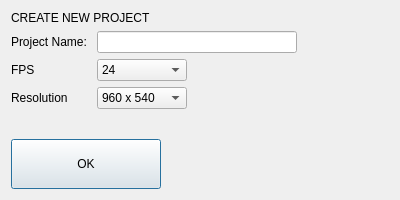
<?xml version="1.0" encoding="UTF-8"?>
<ui version="4.0">
 <class>Dialog</class>
 <widget class="QDialog" name="Dialog">
  <property name="enabled">
   <bool>true</bool>
  </property>
  <property name="geometry">
   <rect>
    <x>0</x>
    <y>0</y>
    <width>400</width>
    <height>200</height>
   </rect>
  </property>
  <property name="minimumSize">
   <size>
    <width>400</width>
    <height>200</height>
   </size>
  </property>
  <property name="maximumSize">
   <size>
    <width>400</width>
    <height>200</height>
   </size>
  </property>
  <property name="windowTitle">
   <string>Create New Project</string>
  </property>
  <property name="styleSheet">
   <string notr="true">QProgressBar:horizontal {
    border: 1px solid #3A3939;
    text-align: center;
    padding: 1px;
    background: #201F1F;
}
QProgressBar::chunk:horizontal {
    background-color: qlineargradient(spread:reflect, x1:1, y1:0.545, x2:1, y2:0, stop:0 rgba(28, 66, 111, 255), stop:1 rgba(37, 87, 146, 255));
}

QToolTip
{
    border: 1px solid #3A3939;
    background-color: rgb(90, 102, 117);;
    color: white;
    padding: 1px;
    opacity: 200;
}

QWidget
{
    color: silver;
    background-color: #302F2F;
    selection-background-color:#3d8ec9;
    selection-color: black;
    background-clip: border;
    border-image: none;
    outline: 0;
}

QWidget:item:hover
{
    background-color: #78879b;
    color: black;
}

QWidget:item:selected
{
    background-color: #3d8ec9;
}

QCheckBox
{
    spacing: 5px;
    outline: none;
    color: #bbb;
    margin-bottom: 2px;
}

QCheckBox:disabled
{
    color: #777777;
}
QCheckBox::indicator,
QGroupBox::indicator
{
    width: 18px;
    height: 18px;
}
QGroupBox::indicator
{
    margin-left: 2px;
}

QCheckBox::indicator:unchecked,
QCheckBox::indicator:unchecked:hover,
QGroupBox::indicator:unchecked,
QGroupBox::indicator:unchecked:hover
{
    image: url(:/dark_blue/img/checkbox_unchecked.png);
}

QCheckBox::indicator:unchecked:focus,
QCheckBox::indicator:unchecked:pressed,
QGroupBox::indicator:unchecked:focus,
QGroupBox::indicator:unchecked:pressed
{
  border: none;
    image: url(:/dark_blue/img/checkbox_unchecked_focus.png);
}

QCheckBox::indicator:checked,
QCheckBox::indicator:checked:hover,
QGroupBox::indicator:checked,
QGroupBox::indicator:checked:hover
{
    image: url(:/dark_blue/img/checkbox_checked.png);
}

QCheckBox::indicator:checked:focus,
QCheckBox::indicator:checked:pressed,
QGroupBox::indicator:checked:focus,
QGroupBox::indicator:checked:pressed
{
  border: none;
    image: url(:/dark_blue/img/checkbox_checked_focus.png);
}

QCheckBox::indicator:indeterminate,
QCheckBox::indicator:indeterminate:hover,
QCheckBox::indicator:indeterminate:pressed
QGroupBox::indicator:indeterminate,
QGroupBox::indicator:indeterminate:hover,
QGroupBox::indicator:indeterminate:pressed
{
    image: url(:/dark_blue/img/checkbox_indeterminate.png);
}

QCheckBox::indicator:indeterminate:focus,
QGroupBox::indicator:indeterminate:focus
{
    image: url(:/dark_blue/img/checkbox_indeterminate_focus.png);
}

QCheckBox::indicator:checked:disabled,
QGroupBox::indicator:checked:disabled
{
    image: url(:/dark_blue/img/checkbox_checked_disabled.png);
}

QCheckBox::indicator:unchecked:disabled,
QGroupBox::indicator:unchecked:disabled
{
    image: url(:/dark_blue/img/checkbox_unchecked_disabled.png);
}

QRadioButton
{
    spacing: 5px;
    outline: none;
    color: #bbb;
    margin-bottom: 2px;
}

QRadioButton:disabled
{
    color: #777777;
}
QRadioButton::indicator
{
    width: 21px;
    height: 21px;
}

QRadioButton::indicator:unchecked,
QRadioButton::indicator:unchecked:hover
{
    image: url(:/dark_blue/img/radio_unchecked.png);
}

QRadioButton::indicator:unchecked:focus,
QRadioButton::indicator:unchecked:pressed
{
  border: none;
  outline: none;
    image: url(:/dark_blue/img/radio_unchecked_focus.png);
}

QRadioButton::indicator:checked,
QRadioButton::indicator:checked:hover
{
  border: none;
  outline: none;
    image: url(:/dark_blue/img/radio_checked.png);
}

QRadioButton::indicator:checked:focus,
QRadioButton::indicato::menu-arrowr:checked:pressed
{
  border: none;
  outline: none;
    image: url(:/dark_blue/img/radio_checked_focus.png);
}

QRadioButton::indicator:indeterminate,
QRadioButton::indicator:indeterminate:hover,
QRadioButton::indicator:indeterminate:pressed
{
        image: url(:/dark_blue/img/radio_indeterminate.png);
}

QRadioButton::indicator:checked:disabled
{
  outline: none;
  image: url(:/dark_blue/img/radio_checked_disabled.png);
}

QRadioButton::indicator:unchecked:disabled
{
    image: url(:/dark_blue/img/radio_unchecked_disabled.png);
}


QMenuBar
{
    background-color: #302F2F;
    color: silver;
}

QMenuBar::item
{
    background: transparent;
}

QMenuBar::item:selected
{
    background: transparent;
    border: 1px solid #3A3939;
}

QMenuBar::item:pressed
{
    border: 1px solid #3A3939;
    background-color: #3d8ec9;
    color: black;
    margin-bottom:-1px;
    padding-bottom:1px;
}

QMenu
{
    border: 1px solid #3A3939;
    color: silver;
    margin: 1px;
}

QMenu::icon
{
    margin: 1px;
}

QMenu::item
{
    padding: 2px 2px 2px 25px;
    margin-left: 5px;
    border: 1px solid transparent; /* reserve space for selection border */
}

QMenu::item:selected
{
    color: black;
}

QMenu::separator {
    height: 2px;
    background: lightblue;
    margin-left: 10px;
    margin-right: 5px;
}

QMenu::indicator {
    width: 16px;
    height: 16px;
}

/* non-exclusive indicator = check box style indicator
   (see QActionGroup::setExclusive) */
QMenu::indicator:non-exclusive:unchecked {
    image: url(:/dark_blue/img/checkbox_unchecked.png);
}

QMenu::indicator:non-exclusive:unchecked:selected {
    image: url(:/dark_blue/img/checkbox_unchecked_disabled.png);
}

QMenu::indicator:non-exclusive:checked {
    image: url(:/dark_blue/img/checkbox_checked.png);
}

QMenu::indicator:non-exclusive:checked:selected {
    image: url(:/dark_blue/img/checkbox_checked_disabled.png);
}

/* exclusive indicator = radio button style indicator (see QActionGroup::setExclusive) */
QMenu::indicator:exclusive:unchecked {
    image: url(:/dark_blue/img/radio_unchecked.png);
}

QMenu::indicator:exclusive:unchecked:selected {
    image: url(:/dark_blue/img/radio_unchecked_disabled.png);
}

QMenu::indicator:exclusive:checked {
    image: url(:/dark_blue/img/radio_checked.png);
}

QMenu::indicator:exclusive:checked:selected {
    image: url(:/dark_blue/img/radio_checked_disabled.png);
}

QMenu::right-arrow {
    margin: 5px;
    image: url(:/dark_blue/img/right_arrow.png)
}


QWidget:disabled
{
    color: #808080;
    background-color: #302F2F;
}

QAbstractItemView
{
    alternate-background-color: #3A3939;
    color: silver;
    border: 1px solid 3A3939;
    border-radius: 2px;
    padding: 1px;
}

QWidget:focus, QMenuBar:focus
{
    border: 1px solid #78879b;
}

QTabWidget:focus, QCheckBox:focus, QRadioButton:focus, QSlider:focus
{
    border: none;
}

QLineEdit
{
    background-color: #201F1F;
    padding: 2px;
    border-style: solid;
    border: 1px solid #3A3939;
    border-radius: 2px;
    color: silver;
}

QGroupBox {
    border:1px solid #3A3939;
    border-radius: 2px;
    margin-top: 20px;
    background-color: #302F2F;
    color: silver;
}

QGroupBox::title {
    subcontrol-origin: margin;
    subcontrol-position: top center;
    padding-left: 10px;
    padding-right: 10px;
    padding-top: 10px;
}

QAbstractScrollArea
{
    border-radius: 2px;
    border: 1px solid #3A3939;
    background-color: transparent;
}

QScrollBar:horizontal
{
    height: 15px;
    margin: 3px 15px 3px 15px;
    border: 1px transparent #2A2929;
    border-radius: 4px;
    background-color: #2A2929;
}

QScrollBar::handle:horizontal
{
    background-color: #605F5F;
    min-width: 5px;
    border-radius: 4px;
}

QScrollBar::add-line:horizontal
{
    margin: 0px 3px 0px 3px;
    border-image: url(:/dark_blue/img/right_arrow_disabled.png);
    width: 10px;
    height: 10px;
    subcontrol-position: right;
    subcontrol-origin: margin;
}

QScrollBar::sub-line:horizontal
{
    margin: 0px 3px 0px 3px;
    border-image: url(:/dark_blue/img/left_arrow_disabled.png);
    height: 10px;
    width: 10px;
    subcontrol-position: left;
    subcontrol-origin: margin;
}

QScrollBar::add-line:horizontal:hover,QScrollBar::add-line:horizontal:on
{
    border-image: url(:/dark_blue/img/right_arrow.png);
    height: 10px;
    width: 10px;
    subcontrol-position: right;
    subcontrol-origin: margin;
}


QScrollBar::sub-line:horizontal:hover, QScrollBar::sub-line:horizontal:on
{
    border-image: url(:/dark_blue/img/left_arrow.png);
    height: 10px;
    width: 10px;
    subcontrol-position: left;
    subcontrol-origin: margin;
}

QScrollBar::up-arrow:horizontal, QScrollBar::down-arrow:horizontal
{
    background: none;
}


QScrollBar::add-page:horizontal, QScrollBar::sub-page:horizontal
{
    background: none;
}

QScrollBar:vertical
{
    background-color: #2A2929;
    width: 15px;
    margin: 15px 3px 15px 3px;
    border: 1px transparent #2A2929;
    border-radius: 4px;
}

QScrollBar::handle:vertical
{
    background-color: #605F5F;
    min-height: 5px;
    border-radius: 4px;
}

QScrollBar::sub-line:vertical
{
    margin: 3px 0px 3px 0px;
    border-image: url(:/dark_blue/img/up_arrow_disabled.png);
    height: 10px;
    width: 10px;
    subcontrol-position: top;
    subcontrol-origin: margin;
}

QScrollBar::add-line:vertical
{
    margin: 3px 0px 3px 0px;
    border-image: url(:/dark_blue/img/down_arrow_disabled.png);
    height: 10px;
    width: 10px;
    subcontrol-position: bottom;
    subcontrol-origin: margin;
}

QScrollBar::sub-line:vertical:hover,QScrollBar::sub-line:vertical:on
{

    border-image: url(:/dark_blue/img/up_arrow.png);
    height: 10px;
    width: 10px;
    subcontrol-position: top;
    subcontrol-origin: margin;
}


QScrollBar::add-line:vertical:hover, QScrollBar::add-line:vertical:on
{
    border-image: url(:/dark_blue/img/down_arrow.png);
    height: 10px;
    width: 10px;
    subcontrol-position: bottom;
    subcontrol-origin: margin;
}

QScrollBar::up-arrow:vertical, QScrollBar::down-arrow:vertical
{
    background: none;
}


QScrollBar::add-page:vertical, QScrollBar::sub-page:vertical
{
    background: none;
}

QTextEdit
{
    background-color: #201F1F;
    color: silver;
    border: 1px solid #3A3939;
}

QPlainTextEdit
{
    background-color: #201F1F;;
    color: silver;
    border-radius: 2px;
    border: 1px solid #3A3939;
}

QHeaderView::section
{
    background-color: #3A3939;
    color: silver;
    padding-left: 4px;
    border: 1px solid #6c6c6c;
}

QSizeGrip {
    image: url(:/dark_blue/img/sizegrip.png);
    width: 12px;
    height: 12px;
}

QMainWindow
{
    background-color: #302F2F;

}

QMainWindow::separator
{
    background-color: #302F2F;
    color: white;
    padding-left: 4px;
    spacing: 2px;
    border: 1px dashed #3A3939;
}

QMainWindow::separator:hover
{

    background-color: #787876;
    color: white;
    padding-left: 4px;
    border: 1px solid #3A3939;
    spacing: 2px;
}


QMenu::separator
{
    height: 1px;
    background-color: #3A3939;
    color: white;
    padding-left: 4px;
    margin-left: 10px;
    margin-right: 5px;
}


QFrame
{
    border-radius: 2px;
    border: 1px solid #444;
}

QFrame[frameShape=&quot;0&quot;]
{
    border-radius: 2px;
    border: 1px transparent #444;
}

QStackedWidget
{
    background-color: #302F2F;
    border: 1px transparent black;
}

QToolBar {
    border: 1px transparent #393838;
    background: 1px solid #302F2F;
    font-weight: bold;
}

QToolBar::handle:horizontal {
    image: url(:/dark_blue/img/Hmovetoolbar.png);
}
QToolBar::handle:vertical {
    image: url(:/dark_blue/img/Vmovetoolbar.png);
}
QToolBar::separator:horizontal {
    image: url(:/dark_blue/img/Hsepartoolbar.png);
}
QToolBar::separator:vertical {
    image: url(:/dark_blue/img/Vsepartoolbars.png);
}

QPushButton
{
    color: silver;
    background-color: #302F2F;
    border-width: 2px;
    border-color: #4A4949;
    border-style: solid;
    padding-top: 2px;
    padding-bottom: 2px;
    padding-left: 10px;
    padding-right: 10px;
    border-radius: 4px;
    /* outline: none; */
    /* min-width: 40px; */
}

QPushButton:disabled
{
    background-color: #302F2F;
    border-width: 2px;
    border-color: #3A3939;
    border-style: solid;
    padding-top: 2px;
    padding-bottom: 2px;
    padding-left: 10px;
    padding-right: 10px;
    /*border-radius: 2px;*/
    color: #808080;
}

QPushButton:focus {
    background-color: #3d8ec9;
    color: white;
}

QComboBox
{
    selection-background-color: #3d8ec9;
    background-color: #201F1F;
    border-style: solid;
    border: 1px solid #3A3939;
    border-radius: 2px;
    padding: 2px;
    min-width: 75px;
}

QPushButton:checked{
    background-color: #4A4949;
    border-color: #6A6969;
}

QPushButton:hover {
    border: 2px solid #78879b;
    color: silver;
}

QComboBox:hover, QAbstractSpinBox:hover,QLineEdit:hover,QTextEdit:hover,QPlainTextEdit:hover,QAbstractView:hover,QTreeView:hover
{
    border: 1px solid #78879b;
    color: silver;
}

QComboBox:on
{
    background-color: #626873;
    padding-top: 3px;
    padding-left: 4px;
    selection-background-color: #4a4a4a;
}

QComboBox QAbstractItemView
{
    background-color: #201F1F;
    border-radius: 2px;
    border: 1px solid #444;
    selection-background-color: #3d8ec9;
    color: silver;
}

QComboBox::drop-down
{
    subcontrol-origin: padding;
    subcontrol-position: top right;
    width: 15px;

    border-left-width: 0px;
    border-left-color: darkgray;
    border-left-style: solid;
    border-top-right-radius: 3px;
    border-bottom-right-radius: 3px;
}

QComboBox::down-arrow
{
    image: url(:/dark_blue/img/down_arrow_disabled.png);
}

QComboBox::down-arrow:on, QComboBox::down-arrow:hover,
QComboBox::down-arrow:focus
{
    image: url(:/dark_blue/img/down_arrow.png);
}

QPushButton:pressed
{
    background-color: #484846;
}

QAbstractSpinBox {
    padding-top: 2px;
    padding-bottom: 2px;
    border: 1px solid #3A3939;
    background-color: #201F1F;
    color: silver;
    border-radius: 2px;
    min-width: 75px;
}

QAbstractSpinBox:up-button
{
    background-color: transparent;
    subcontrol-origin: border;
    subcontrol-position: top right;
}

QAbstractSpinBox:down-button
{
    background-color: transparent;
    subcontrol-origin: border;
    subcontrol-position: bottom right;
}

QAbstractSpinBox::up-arrow,QAbstractSpinBox::up-arrow:disabled,QAbstractSpinBox::up-arrow:off {
    image: url(:/dark_blue/img/up_arrow_disabled.png);
    width: 10px;
    height: 10px;
}
QAbstractSpinBox::up-arrow:hover
{
    image: url(:/dark_blue/img/up_arrow.png);
}


QAbstractSpinBox::down-arrow,QAbstractSpinBox::down-arrow:disabled,QAbstractSpinBox::down-arrow:off
{
    image: url(:/dark_blue/img/down_arrow_disabled.png);
    width: 10px;
    height: 10px;
}
QAbstractSpinBox::down-arrow:hover
{
    image: url(:/dark_blue/img/down_arrow.png);
}


QLabel
{
    border: 0px solid black;
}

QTabWidget{
    border: 1px transparent black;
}

QTabWidget::pane {
    border: 1px solid #444;
    border-radius: 3px;
    padding: 3px;
}

QTabBar
{
    qproperty-drawBase: 0;
    left: 5px; /* move to the right by 5px */
}

QTabBar:focus
{
    border: 0px transparent black;
}

QTabBar::close-button  {
    image: url(:/dark_blue/img/close.png);
    background: transparent;
}

QTabBar::close-button:hover
{
    image: url(:/dark_blue/img/close-hover.png);
    background: transparent;
}

QTabBar::close-button:pressed {
    image: url(:/dark_blue/img/close-pressed.png);
    background: transparent;
}

/* TOP TABS */
QTabBar::tab:top {
    color: #b1b1b1;
    border: 1px solid #4A4949;
    border-bottom: 1px transparent black;
    background-color: #302F2F;
    padding: 5px;
    border-top-left-radius: 2px;
    border-top-right-radius: 2px;
}

QTabBar::tab:top:!selected
{
    color: #b1b1b1;
    background-color: #201F1F;
    border: 1px transparent #4A4949;
    border-bottom: 1px transparent #4A4949;
    border-top-left-radius: 0px;
    border-top-right-radius: 0px;
}

QTabBar::tab:top:!selected:hover {
    background-color: #48576b;
}

/* BOTTOM TABS */
QTabBar::tab:bottom {
    color: #b1b1b1;
    border: 1px solid #4A4949;
    border-top: 1px transparent black;
    background-color: #302F2F;
    padding: 5px;
    border-bottom-left-radius: 2px;
    border-bottom-right-radius: 2px;
}

QTabBar::tab:bottom:!selected
{
    color: #b1b1b1;
    background-color: #201F1F;
    border: 1px transparent #4A4949;
    border-top: 1px transparent #4A4949;
    border-bottom-left-radius: 0px;
    border-bottom-right-radius: 0px;
}

QTabBar::tab:bottom:!selected:hover {
    background-color: #78879b;
}

/* LEFT TABS */
QTabBar::tab:left {
    color: #b1b1b1;
    border: 1px solid #4A4949;
    border-left: 1px transparent black;
    background-color: #302F2F;
    padding: 5px;
    border-top-right-radius: 2px;
    border-bottom-right-radius: 2px;
}

QTabBar::tab:left:!selected
{
    color: #b1b1b1;
    background-color: #201F1F;
    border: 1px transparent #4A4949;
    border-right: 1px transparent #4A4949;
    border-top-right-radius: 0px;
    border-bottom-right-radius: 0px;
}

QTabBar::tab:left:!selected:hover {
    background-color: #48576b;
}


/* RIGHT TABS */
QTabBar::tab:right {
    color: #b1b1b1;
    border: 1px solid #4A4949;
    border-right: 1px transparent black;
    background-color: #302F2F;
    padding: 5px;
    border-top-left-radius: 2px;
    border-bottom-left-radius: 2px;
}

QTabBar::tab:right:!selected
{
    color: #b1b1b1;
    background-color: #201F1F;
    border: 1px transparent #4A4949;
    border-right: 1px transparent #4A4949;
    border-top-left-radius: 0px;
    border-bottom-left-radius: 0px;
}

QTabBar::tab:right:!selected:hover {
    background-color: #48576b;
}

QTabBar QToolButton::right-arrow:enabled {
     image: url(:/dark_blue/img/right_arrow.png);
 }

 QTabBar QToolButton::left-arrow:enabled {
     image: url(:/dark_blue/img/left_arrow.png);
 }

QTabBar QToolButton::right-arrow:disabled {
     image: url(:/dark_blue/img/right_arrow_disabled.png);
 }

 QTabBar QToolButton::left-arrow:disabled {
     image: url(:/dark_blue/img/left_arrow_disabled.png);
 }


QDockWidget {
    border: 1px solid #403F3F;
    titlebar-close-icon: url(:/dark_blue/img/close.png);
    titlebar-normal-icon: url(:/dark_blue/img/undock.png);
}

QDockWidget::close-button, QDockWidget::float-button {
    border: 1px solid transparent;
    border-radius: 2px;
    background: transparent;
}

QDockWidget::close-button:hover, QDockWidget::float-button:hover {
    background: rgba(255, 255, 255, 10);
}

QDockWidget::close-button:pressed, QDockWidget::float-button:pressed {
    padding: 1px -1px -1px 1px;
    background: rgba(255, 255, 255, 10);
}

QTreeView, QListView, QTextBrowser, AtLineEdit, AtLineEdit::hover {
    border: 1px solid #444;
    background-color: silver;
    border-radius: 3px;
    margin-left: 3px;
    color: black;
}

QTreeView:branch:selected, QTreeView:branch:hover {
    background: url(:/dark_blue/img/transparent.png);
}

QTreeView::branch:has-siblings:!adjoins-item {
    border-image: url(:/dark_blue/img/transparent.png);
}

QTreeView::branch:has-siblings:adjoins-item {
    border-image: url(:/dark_blue/img/transparent.png);
}

QTreeView::branch:!has-children:!has-siblings:adjoins-item {
    border-image: url(:/dark_blue/img/transparent.png);
}

QTreeView::branch:has-children:!has-siblings:closed,
QTreeView::branch:closed:has-children:has-siblings {
    image: url(:/dark_blue/img/branch_closed.png);
}

QTreeView::branch:open:has-children:!has-siblings,
QTreeView::branch:open:has-children:has-siblings  {
    image: url(:/dark_blue/img/branch_open.png);
}

QTreeView::branch:has-children:!has-siblings:closed:hover,
QTreeView::branch:closed:has-children:has-siblings:hover {
    image: url(:/dark_blue/img/branch_closed-on.png);
    }

QTreeView::branch:open:has-children:!has-siblings:hover,
QTreeView::branch:open:has-children:has-siblings:hover  {
    image: url(:/dark_blue/img/branch_open-on.png);
    }

QListView::item:!selected:hover, QListView::item:!selected:hover, QTreeView::item:!selected:hover  {
    background: rgba(0, 0, 0, 0);
    outline: 0;
    color: #FFFFFF
}

QListView::item:selected:hover, QListView::item:selected:hover, QTreeView::item:selected:hover  {
    background: #3d8ec9;
    color: #FFFFFF;
}

QSlider::groove:horizontal {
    border: 1px solid #3A3939;
    height: 8px;
    background: #201F1F;
    margin: 2px 0;
    border-radius: 2px;
}

QSlider::handle:horizontal {
    background: QLinearGradient( x1: 0, y1: 0, x2: 0, y2: 1,
      stop: 0.0 silver, stop: 0.2 #a8a8a8, stop: 1 #727272);
    border: 1px solid #3A3939;
    width: 14px;
    height: 14px;
    margin: -4px 0;
    border-radius: 2px;
}

QSlider::groove:vertical {
    border: 1px solid #3A3939;
    width: 8px;
    background: #201F1F;
    margin: 0 0px;
    border-radius: 2px;
}

QSlider::handle:vertical {
    background: QLinearGradient( x1: 0, y1: 0, x2: 0, y2: 1, stop: 0.0 silver,
    stop: 0.2 #a8a8a8, stop: 1 #727272);
    border: 1px solid #3A3939;
    width: 14px;
    height: 14px;
    margin: 0 -4px;
    border-radius: 2px;
}

QToolButton {
    /*  background-color: transparent; */
    border: 2px transparent #4A4949;
    border-radius: 4px;
    background-color: dimgray;
    margin: 2px;
    padding: 2px;
}

QToolButton[popupMode=&quot;1&quot;] { /* only for MenuButtonPopup */
 padding-right: 20px; /* make way for the popup button */
 border: 2px transparent #4A4949;
 border-radius: 4px;
}

QToolButton[popupMode=&quot;2&quot;] { /* only for InstantPopup */
 padding-right: 10px; /* make way for the popup button */
 border: 2px transparent #4A4949;
}


QToolButton:hover, QToolButton::menu-button:hover {
    border: 2px solid #78879b;
}

QToolButton:checked, QToolButton:pressed,
    QToolButton::menu-button:pressed {
    background-color: #4A4949;
    border: 2px solid #78879b;
}

/* the subcontrol below is used only in the InstantPopup or DelayedPopup mode */
QToolButton::menu-indicator {
    image: url(:/dark_blue/img/down_arrow.png);
    top: -7px; left: -2px; /* shift it a bit */
}

/* the subcontrols below are used only in the MenuButtonPopup mode */
QToolButton::menu-button {
    border: 1px transparent #4A4949;
    border-top-right-radius: 6px;
    border-bottom-right-radius: 6px;
    /* 16px width + 4px for border = 20px allocated above */
    width: 16px;
    outline: none;
}

QToolButton::menu-arrow {
    image: url(:/dark_blue/img/down_arrow.png);
}

QToolButton::menu-arrow:open {
    top: 1px; left: 1px; /* shift it a bit */
    border: 1px solid #3A3939;
}

QPushButton::menu-indicator  {
    subcontrol-origin: padding;
    subcontrol-position: bottom right;
    left: 4px;
}

QTableView
{
    border: 1px solid #444;
    gridline-color: #6c6c6c;
    background-color: #201F1F;
}


QTableView, QHeaderView
{
    border-radius: 0px;
}

QTableView::item:pressed, QListView::item:pressed, QTreeView::item:pressed  {
    background: #78879b;
    color: #FFFFFF;
}

QTableView::item:selected:active, QTreeView::item:selected:active, QListView::item:selected:active  {
    background: #3d8ec9;
    color: #FFFFFF;
}


QHeaderView
{
    border: 1px transparent;
    border-radius: 2px;
    margin: 0px;
    padding: 0px;
}

QHeaderView::section  {
    background-color: #3A3939;
    color: silver;
    padding: 4px;
    border: 1px solid #6c6c6c;
    border-radius: 0px;
    text-align: center;
}

QHeaderView::section::vertical::first, QHeaderView::section::vertical::only-one
{
    border-top: 1px solid #6c6c6c;
}

QHeaderView::section::vertical
{
    border-top: transparent;
}

QHeaderView::section::horizontal::first, QHeaderView::section::horizontal::only-one
{
    border-left: 1px solid #6c6c6c;
}

QHeaderView::section::horizontal
{
    border-left: transparent;
}


QHeaderView::section:checked
 {
    color: white;
    background-color: #5A5959;
 }

 /* style the sort indicator */
QHeaderView::down-arrow {
    image: url(:/dark_blue/img/down_arrow.png);
}

QHeaderView::up-arrow {
    image: url(:/dark_blue/img/up_arrow.png);
}


QTableCornerButton::section {
    background-color: #3A3939;
    border: 1px solid #3A3939;
    border-radius: 2px;
}

QToolBox  {
    padding: 3px;
    border: 1px transparent black;
}

QToolBox::tab {
    color: #b1b1b1;
    background-color: #302F2F;
    border: 1px solid #4A4949;
    border-bottom: 1px transparent #302F2F;
    border-top-left-radius: 5px;
    border-top-right-radius: 5px;
}

 QToolBox::tab:selected { /* italicize selected tabs */
    font: italic;
    background-color: #302F2F;
    border-color: #3d8ec9;
 }

QStatusBar::item {
    border: 1px solid #3A3939;
    border-radius: 2px;
 }


QFrame[height=&quot;3&quot;], QFrame[width=&quot;3&quot;] {
    background-color: #AAA;
}


QSplitter::handle {
    border: 1px dashed #3A3939;
}

QSplitter::handle:hover {
    background-color: #787876;
    border: 1px solid #3A3939;
}

QSplitter::handle:horizontal {
    width: 1px;
}

QSplitter::handle:vertical {
    height: 1px;
}

QListWidget {
    background-color: silver;
    border-radius: 5px;
    margin-left: 5px;
}

QListWidget::item {
    color: black;
}

QMessageBox {
    messagebox-critical-icon	: url(:/dark_blue/img/critical.png);
    messagebox-information-icon	: url(:/dark_blue/img/information.png);
    messagebox-question-icon	: url(:/dark_blue/img/question.png);
    messagebox-warning-icon:    : url(:/dark_blue/img/warning.png);
}

ColorButton::enabled {
    border-radius: 0px;
    border: 1px solid #444444;
}

ColorButton::disabled {
    border-radius: 0px;
    border: 1px solid #AAAAAA;
}</string>
  </property>
  <property name="modal">
   <bool>true</bool>
  </property>
  <layout class="QGridLayout" name="gridLayout_2">
   <item row="0" column="0">
    <layout class="QGridLayout" name="gridLayout">
     <item row="0" column="0">
      <widget class="QLabel" name="label_4">
       <property name="text">
        <string>CREATE NEW PROJECT</string>
       </property>
      </widget>
     </item>
     <item row="1" column="0">
      <layout class="QVBoxLayout" name="verticalLayout">
       <item>
        <layout class="QFormLayout" name="formLayout">
         <item row="0" column="0">
          <widget class="QLabel" name="label">
           <property name="text">
            <string>Project Name: </string>
           </property>
          </widget>
         </item>
         <item row="0" column="1">
          <widget class="QLineEdit" name="ln_project_name">
           <property name="minimumSize">
            <size>
             <width>200</width>
             <height>0</height>
            </size>
           </property>
           <property name="maximumSize">
            <size>
             <width>200</width>
             <height>16777215</height>
            </size>
           </property>
          </widget>
         </item>
         <item row="1" column="0">
          <widget class="QLabel" name="label_2">
           <property name="text">
            <string>FPS</string>
           </property>
          </widget>
         </item>
         <item row="1" column="1">
          <widget class="QComboBox" name="cb_fps">
           <property name="minimumSize">
            <size>
             <width>81</width>
             <height>0</height>
            </size>
           </property>
           <property name="maximumSize">
            <size>
             <width>90</width>
             <height>16777215</height>
            </size>
           </property>
           <item>
            <property name="text">
             <string>24</string>
            </property>
           </item>
           <item>
            <property name="text">
             <string>25</string>
            </property>
           </item>
           <item>
            <property name="text">
             <string>30</string>
            </property>
           </item>
          </widget>
         </item>
         <item row="2" column="0">
          <widget class="QLabel" name="label_3">
           <property name="text">
            <string>Resolution</string>
           </property>
          </widget>
         </item>
         <item row="2" column="1">
          <widget class="QComboBox" name="cb_resolution">
           <property name="minimumSize">
            <size>
             <width>81</width>
             <height>0</height>
            </size>
           </property>
           <property name="maximumSize">
            <size>
             <width>90</width>
             <height>16777215</height>
            </size>
           </property>
           <item>
            <property name="text">
             <string>960 x 540</string>
            </property>
           </item>
           <item>
            <property name="text">
             <string>1280 x 720</string>
            </property>
           </item>
           <item>
            <property name="text">
             <string>1600 x 900</string>
            </property>
           </item>
           <item>
            <property name="text">
             <string>1920 x 1080</string>
            </property>
           </item>
           <item>
            <property name="text">
             <string>2048 x 1152</string>
            </property>
           </item>
           <item>
            <property name="text">
             <string>3840 x 2160</string>
            </property>
           </item>
          </widget>
         </item>
        </layout>
       </item>
       <item>
        <spacer name="verticalSpacer">
         <property name="orientation">
          <enum>Qt::Vertical</enum>
         </property>
         <property name="sizeHint" stdset="0">
          <size>
           <width>20</width>
           <height>40</height>
          </size>
         </property>
        </spacer>
       </item>
       <item>
        <widget class="QPushButton" name="btn_create_project">
         <property name="minimumSize">
          <size>
           <width>150</width>
           <height>50</height>
          </size>
         </property>
         <property name="maximumSize">
          <size>
           <width>150</width>
           <height>50</height>
          </size>
         </property>
         <property name="text">
          <string>OK</string>
         </property>
        </widget>
       </item>
      </layout>
     </item>
    </layout>
   </item>
  </layout>
 </widget>
 <resources/>
 <connections/>
</ui>
